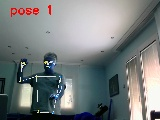
#> input picture pic268.jpg, 160 x 120 px
$ python -i ColorDetector.py   (imports and definitions only)
#> lines starting #> are read from the running program, lines starting #| are printed output that depends on the picture; after the words box and inside, x2 and y2 are one past the last pixel; in counts of white or black regions, pixels touching at a corner belong together
#> further down, picture is the input picture: shape (120, 160, 3); mean B, G, R 125.7, 125.7, 119.9
import math

import cv2 as cv
import numpy as np

class ColorDetector:
    def __init__(self):

        #self.yellow = 25
        self.yellow =25
        #self.green = 45
        self.green = 46
        self.blueS = 108
        #self.blueL = 94
        self.blueL = 96
        self.pink = 169
        self.purple = 130


    def DameValores (self):
        return self.yellow,self.green,self.blueS,self.blueL,self.pink,self.purple

    # [51 lines left out: functions TomaValores, MarkFrameForCalibration, Cerca, not called in this run]

    def DetectColor(self, frame):


        # Convert BGR to HSV
        hsv = cv.cvtColor(frame, cv.COLOR_BGR2HSV)
#> hsv: shape (120, 160, 3); mean H, S, V 78, 52.6, 131.8
        #print (hsv[720 // 2, 480 // 2][0], hsv[720 // 2, 480 // 2][1], hsv[720 // 2, 480 // 2][2])

        marge = 5

        # define range of colors in HSV
        lowerYellow = np.array([self.yellow-marge, 100, 100])
        upperYellow = np.array([self.yellow+marge, 255, 255])

        lowerGreen = np.array([self.green-marge, 100, 50])
        upperGreen = np.array([self.green+marge, 255, 255])

        lowerBlueS = np.array([self.blueS-marge, 100, 50])
        upperBlueS = np.array([self.blueS+marge, 255, 255])

        lowerBlueL = np.array([self.blueL-marge, 100, 50])
        upperBlueL = np.array([self.blueL+marge, 255, 255])

        lowerPink= np.array([self.pink-marge, 100, 50])
        upperPink = np.array([self.pink+marge, 255, 255])

        lowerPurple = np.array([self.purple-marge, 100, 50])
        upperPurple = np.array([self.purple+marge, 255, 255])

        detectedColour = 'none'

        # ignore selected contour with area less that this
        minimumSize = 0

        areaBiggestContour = 0
        self.cX, self.cY = 0, 0

        # for each color:
        #   find contours of this color
        #   get the biggest contour
        #   check if the contour is within the target rectangle (if area = 'small')
        #   check if the contour has the minimun area
        #   keet this contour if it is the biggest by the moment

        mask = cv.inRange(hsv, lowerYellow, upperYellow)
#> mask: shape (120, 160); every value is 0
        kernel = np.ones((5, 5), np.uint8)
        mask = cv.erode(mask, kernel, iterations=5)
        mask = cv.dilate(mask, kernel, iterations=5)
        mask = cv.morphologyEx(mask, cv.MORPH_OPEN, kernel)
        mask = cv.morphologyEx(mask, cv.MORPH_CLOSE, kernel)
        contours, hierarchy = cv.findContours(mask, cv.RETR_TREE, cv.CHAIN_APPROX_SIMPLE)
#> contours = []
        if (len(contours) > 0):
            cyellow = max(contours, key=cv.contourArea)
            M = cv.moments(cyellow)

            if cv.contourArea(cyellow) > areaBiggestContour:
                self.cX = int(M["m10"] / M["m00"])
                self.cY = int(M["m01"] / M["m00"])
                contour = cyellow
                areaBiggestContour = cv.contourArea(cyellow)
                detectedColour = 'yellow'

        mask = cv.inRange(hsv, lowerGreen, upperGreen)
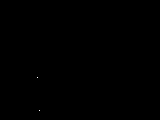
#> mask: shape (120, 160); 0.01% white in thin lines or dots, all inside (x1, y1, x2, y2) = (37, 77, 40, 111)
        kernel = np.ones((5, 5), np.uint8)
        mask = cv.erode(mask, kernel, iterations=5)
        mask = cv.dilate(mask, kernel, iterations=5)
        mask = cv.morphologyEx(mask, cv.MORPH_OPEN, kernel)
        mask = cv.morphologyEx(mask, cv.MORPH_CLOSE, kernel)
        contours, hierarchy = cv.findContours(mask, cv.RETR_TREE, cv.CHAIN_APPROX_SIMPLE)
        if (len(contours) > 0):
            cGreen = max(contours, key=cv.contourArea)
            M = cv.moments(cGreen)

            if cv.contourArea(cGreen) > areaBiggestContour:
                self.cX = int(M["m10"] / M["m00"])
                self.cY = int(M["m01"] / M["m00"])
                contour = cGreen
                areaBiggestContour = cv.contourArea(cGreen)
                detectedColour = 'green'

        mask = cv.inRange(hsv, lowerBlueS, upperBlueS)
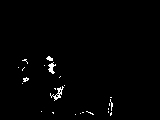
#> mask: shape (120, 160); 1.2% white in thin lines or dots, all inside (x1, y1, x2, y2) = (18, 56, 113, 116)
        kernel = np.ones((5, 5), np.uint8)
        mask = cv.erode(mask, kernel, iterations=5)
        mask = cv.dilate(mask, kernel, iterations=5)
        mask = cv.morphologyEx(mask, cv.MORPH_OPEN, kernel)
        mask = cv.morphologyEx(mask, cv.MORPH_CLOSE, kernel)
        contours, hierarchy = cv.findContours(mask, cv.RETR_TREE, cv.CHAIN_APPROX_SIMPLE)
        if (len(contours) > 0):
            cBlueS = max(contours, key=cv.contourArea)
            M = cv.moments(cBlueS)

            if cv.contourArea(cBlueS) > areaBiggestContour:
                self.cX = int(M["m10"] / M["m00"])
                self.cY = int(M["m01"] / M["m00"])
                contour = cBlueS
                areaBiggestContour = cv.contourArea(cBlueS)
                detectedColour = 'blueS'

        mask = cv.inRange(hsv, lowerBlueL, upperBlueL)
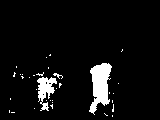
#> mask: shape (120, 160); 6.1% white; 34 white regions (31 under 20 px), largest, box (x1, y1, x2, y2) and area: (89, 63, 112, 115) 703, (37, 77, 57, 111) 346, (53, 73, 63, 79) 23
        kernel = np.ones((5, 5), np.uint8)
        mask = cv.erode(mask, kernel, iterations=5)
        mask = cv.dilate(mask, kernel, iterations=5)
        mask = cv.morphologyEx(mask, cv.MORPH_OPEN, kernel)
        mask = cv.morphologyEx(mask, cv.MORPH_CLOSE, kernel)
        contours, hierarchy = cv.findContours(mask, cv.RETR_TREE, cv.CHAIN_APPROX_SIMPLE)
        if (len(contours) > 0):
            cBlueL = max(contours, key=cv.contourArea)
            M = cv.moments(cBlueL)


            if cv.contourArea(cBlueL) > areaBiggestContour:
                self.cX = int(M["m10"] / M["m00"])
                self.cY = int(M["m01"] / M["m00"])
                contour = cBlueL
                areaBiggestContour = cv.contourArea(cBlueL)
                detectedColour = 'blueL'

        mask = cv.inRange(hsv, lowerPink, upperPink)
        kernel = np.ones((5, 5), np.uint8)
        mask = cv.erode(mask, kernel, iterations=5)
        mask = cv.dilate(mask, kernel, iterations=5)
        mask = cv.morphologyEx(mask, cv.MORPH_OPEN, kernel)
        mask = cv.morphologyEx(mask, cv.MORPH_CLOSE, kernel)
        contours, hierarchy = cv.findContours(mask, cv.RETR_TREE, cv.CHAIN_APPROX_SIMPLE)
        if (len(contours) > 0):
            cPink = max(contours, key=cv.contourArea)
            M = cv.moments(cPink)
            if cv.contourArea(cPink) > areaBiggestContour:
                self.cX = int(M["m10"] / M["m00"])
                self.cY = int(M["m01"] / M["m00"])
                contour = cPink
                areaBiggestContour = cv.contourArea(cPink)
                detectedColour = 'pink'

        mask = cv.inRange(hsv, lowerPurple, upperPurple)
        kernel = np.ones((5, 5), np.uint8)
        mask = cv.erode(mask, kernel, iterations=5)
        mask = cv.dilate(mask, kernel, iterations=5)
        mask = cv.morphologyEx(mask, cv.MORPH_OPEN, kernel)
        mask = cv.morphologyEx(mask, cv.MORPH_CLOSE, kernel)
        contours, hierarchy = cv.findContours(mask, cv.RETR_TREE, cv.CHAIN_APPROX_SIMPLE)
        if (len(contours) > 0):
            cPurple = max(contours, key=cv.contourArea)
            M = cv.moments(cPurple)
            if cv.contourArea(cPurple) > areaBiggestContour:
                self.cX = int(M["m10"] / M["m00"])
                self.cY = int(M["m01"] / M["m00"])
                contour = cPurple
                areaBiggestContour = cv.contourArea(cPurple)
                detectedColour = 'purple'

        if detectedColour != 'none' and areaBiggestContour > minimumSize:
            x,y,w,h = cv.boundingRect(contour)
            areaBiggestContour = w * h
            frame = cv.rectangle(frame, (x, y), (x + w, y + h), (0, 255, 0), 2)
            cv.putText(img=frame, text=detectedColour, org=(50, 50), fontFace=cv.FONT_HERSHEY_TRIPLEX, fontScale=2,
                       color=(0, 0, 0), thickness=1)
            frame = cv.circle(frame, (self.cX, self.cY), radius=10, color=(0, 255, 0), thickness=-1)
            cv.putText(img=frame, text=detectedColour, org=(50, 50), fontFace=cv.FONT_HERSHEY_TRIPLEX, fontScale=1,
                       color=(255, 255, 255), thickness=1)
        #frame = cv.circle(frame, (720 // 2, 480 // 2), radius=10, color=(0, 0, 255), thickness=-1)

        return frame,[[self.cX,self.cY],areaBiggestContour], detectedColour

>>> import cv2
>>> picture = cv2.imread('pic268.jpg')
>>> result = ColorDetector().DetectColor(picture)
